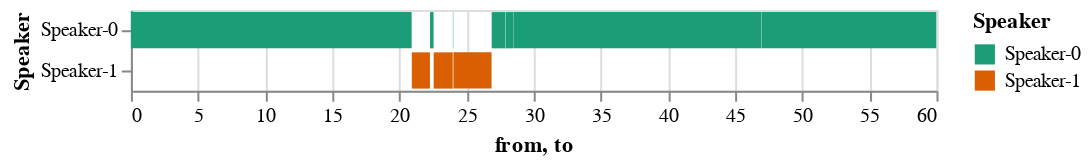

The notebook cell saved with this chart:
### Markdown cell above
### Plot Speaker lable with time line

### Code cell
import altair as alt
import datetime as dt
import pandas as pd


alt.renderers.enable('jupyterlab')

data = pd.DataFrame()
data['from'] = begin
data['to'] = end
data['Speaker'] = segment
#data

alt.Chart(data).mark_bar().encode(
    x='from',
    x2='to',
    y='Speaker',
    color=alt.Color('Speaker', scale=alt.Scale(scheme='dark2'))
)

### Figure 1 — Vega-Lite specification as saved in the notebook (floating-point values rounded to 4 significant figures)
{"$schema": "https://vega.github.io/schema/vega-lite/v4.8.1.json", "config": {"view": {"continuousHeight": 300, "continuousWidth": 400}}, "data": {"name": "data-126bd17dc92a33be095c99d5d1e177bd"}, "datasets": {"data-126bd17dc92a33be095c99d5d1e177bd": [{"Speaker": "Speaker-0", "from": 0, "to": 20.91}, {"Speaker": "Speaker-1", "from": 20.92, "to": 22.27}, {"Speaker": "Speaker-0", "from": 22.28, "to": 22.54}, {"Speaker": "Speaker-1", "from": 22.55, "to": 23.97}, {"Speaker": "Speaker-0", "from": 23.98, "to": 24.01}, {"Speaker": "Speaker-1", "from": 24.02, "to": 26.86}, {"Speaker": "Speaker-0", "from": 26.87, "to": 27.89}, {"Speaker": "Speaker-1", "from": 27.9, "to": 27.9}, {"Speaker": "Speaker-0", "from": 27.91, "to": 28.51}, {"Speaker": "Speaker-1", "from": 28.52, "to": 28.52}, {"Speaker": "Speaker-0", "from": 28.53, "to": 46.97}, {"Speaker": "Speaker-1", "from": 46.98, "to": 46.98}, {"Speaker": "Speaker-0", "from": 46.99, "to": 59.98}]}, "encoding": {"color": {"field": "Speaker", "scale": {"scheme": "dark2"}, "type": "nominal"}, "x": {"field": "from", "type": "quantitative"}, "x2": {"field": "to"}, "y": {"field": "Speaker", "type": "nominal"}}, "mark": "bar"}
